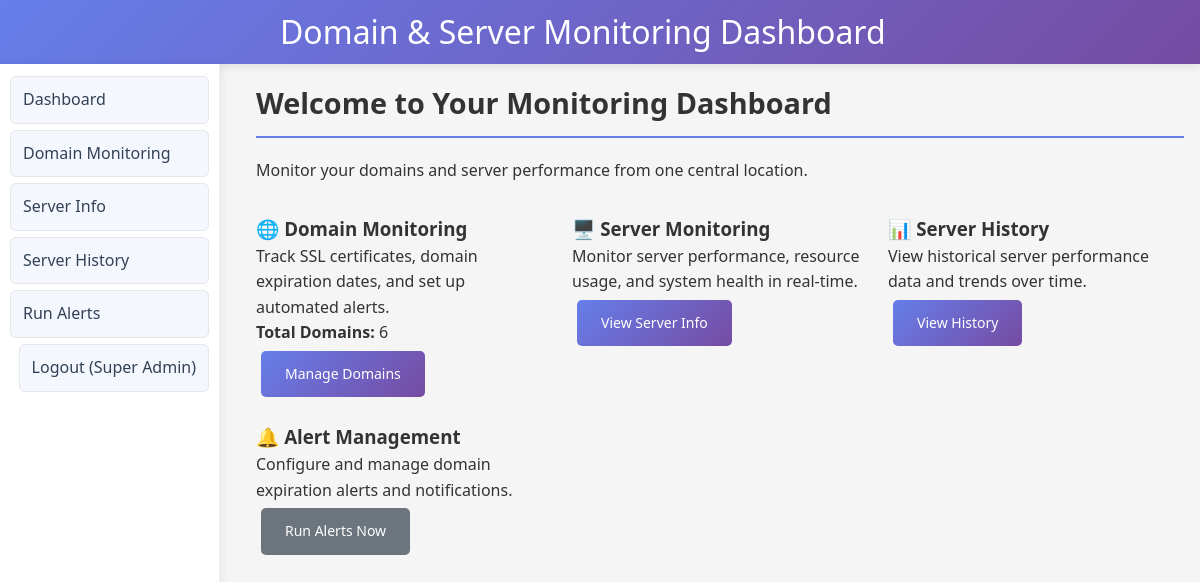
Page / (signed in) on the earlier database version.
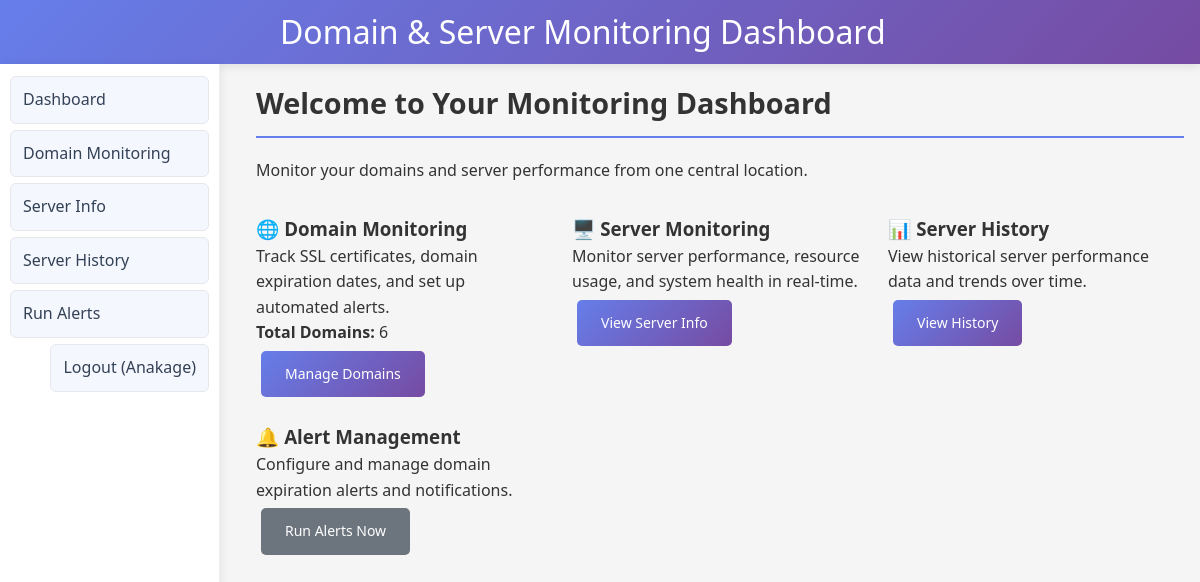
Same page on the later database version.
### tables this page shows
CREATE TABLE users (
            id INTEGER PRIMARY KEY AUTOINCREMENT,
            name TEXT,
            email TEXT UNIQUE NOT NULL,
            password_hash TEXT NOT NULL,
            role TEXT NOT NULL,          -- super_admin, admin, super_analytics, analytics
            location TEXT                -- required for admin/analytics
        );

### 1app.py (the view)
@app.route('/')
@login_required
def index():
    user = get_current_user()
    conn = get_db_connection()
    c = conn.cursor()
    if user and user["role"] in ("admin", "analytics"):
        c.execute("SELECT COUNT(*) FROM domains WHERE LOWER(COALESCE(location,''))=LOWER(?)", (user["location"] or '',))
    else:
        c.execute("SELECT COUNT(*) FROM domains")
    domains_count = c.fetchone()[0]
    base_sql = "SELECT id, name, ip_address, location, alive, last_ping_at FROM servers"
    params = []
    if user and user["role"] in ("admin", "analytics"):
        base_sql += " WHERE LOWER(location)=LOWER(?)"
        params.append(user["location"] or "")
    base_sql += " ORDER BY name LIMIT 10"
    c.execute(base_sql, params)
    servers = c.fetchall()
    conn.close()
    return render_template('index.html', user=user, domains_count=domains_count, servers=servers)

### 1app.py (called while the page is built)
def get_db_connection():
    conn = sqlite3.connect(DB_FILE, timeout=15, check_same_thread=False)
    conn.row_factory = sqlite3.Row
    try:
        conn.execute("PRAGMA busy_timeout = 15000")
    except Exception:
        pass
    return conn

def get_current_user():
    user_id = session.get('user_id')
    if not user_id:
        return None
    conn = get_db_connection()
    c = conn.cursor()
    c.execute("SELECT id, name, email, role, location FROM users WHERE id = ?", (user_id,))
    row = c.fetchone()
    conn.close()
    return row

def login_required(view_func):
    @functools.wraps(view_func)
    def wrapper(*args, **kwargs):
        if not get_current_user():
            return redirect(url_for('login', next=request.path))
        return view_func(*args, **kwargs)
    return wrapper

### templates/index.html (shortened to what this page needs)
<!DOCTYPE html>
<html>
<head>
    <link rel="stylesheet" href="{{ url_for('static', filename='style.css') }}">
</head>
<body>
    <header>
        <div class="container">
            <h1>Domain & Server Monitoring Dashboard</h1>
        </div>
    </header>
    <nav>
        <div class="container">
            <ul>
                <li><a href="/">Dashboard</a></li>
                <li><a href="/domain">Domain Monitoring</a></li>
                <li><a href="/server">Server Info</a></li>
                <li><a href="/server/history">Server History</a></li>
                <li><a href="/run_alerts">Run Alerts</a></li>
                {% if user %}
                    <li style="margin-left:auto"><a href="/logout">Logout ({{ user.name }})</a></li>
                {% else %}
                    <li style="margin-left:auto"><a href="/login">Login</a></li>
                {% endif %}
            </ul>
        </div>
    </nav>
    <div class="container">
        <div class="card">
            <h2>Welcome to Your Monitoring Dashboard</h2>
            <p>Monitor your domains and server performance from one central location.</p>
            <div style="display: grid; grid-template-columns: repeat(auto-fit, minmax(250px, 1fr)); gap: 20px; margin-top: 30px;">
                <div class="card">
                    <h3>🌐 Domain Monitoring</h3>
                    <p>Track SSL certificates, domain expiration dates, and set up automated alerts.</p>
                    <p><strong>Total Domains:</strong> {{ domains_count or 0 }}</p>
                    <a href="/domain" class="btn btn-primary">Manage Domains</a>
                </div>
                <div class="card">
                    <h3>🖥️ Server Monitoring</h3>
                    <p>Monitor server performance, resource usage, and system health in real-time.</p>
                    <a href="/server" class="btn btn-primary">View Server Info</a>
                </div>
                <div class="card">
                    <h3>📊 Server History</h3>
                    <p>View historical server performance data and trends over time.</p>
                    <a href="/server/history" class="btn btn-primary">View History</a>
                </div>
                <div class="card">
                    <h3>🔔 Alert Management</h3>
                    <p>Configure and manage domain expiration alerts and notifications.</p>
                    <a href="/run_alerts" class="btn btn-secondary">Run Alerts Now</a>
                </div>
            </div>
        </div>
    </div>
</body>
</html>

Differences in the rows shown:
changed users: name "Super Admin" → "Anakage"
